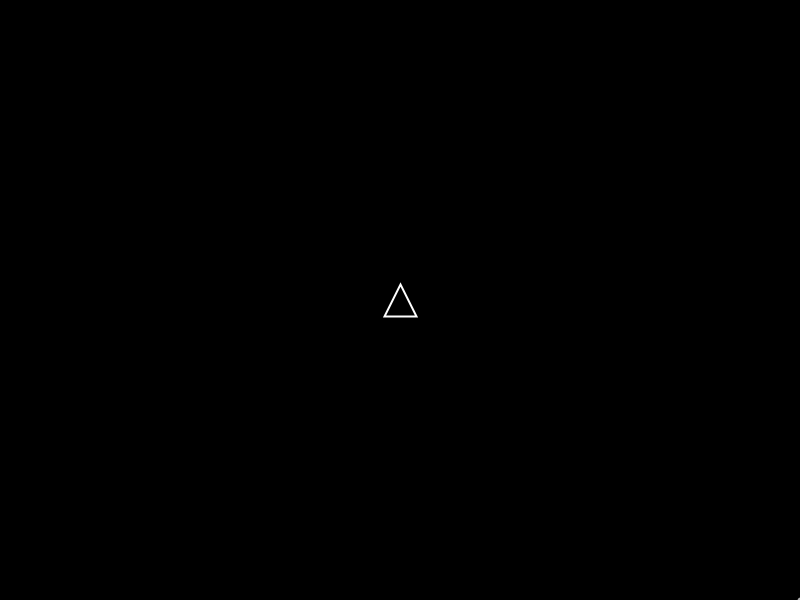
Frame 1 (no input)
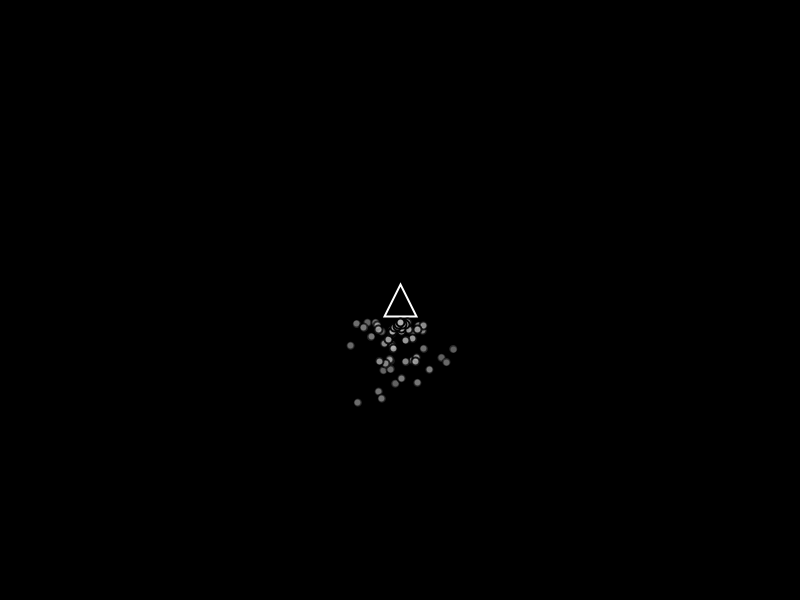
Frame 60 (the mouse pressed at the canvas centre just before this capture)
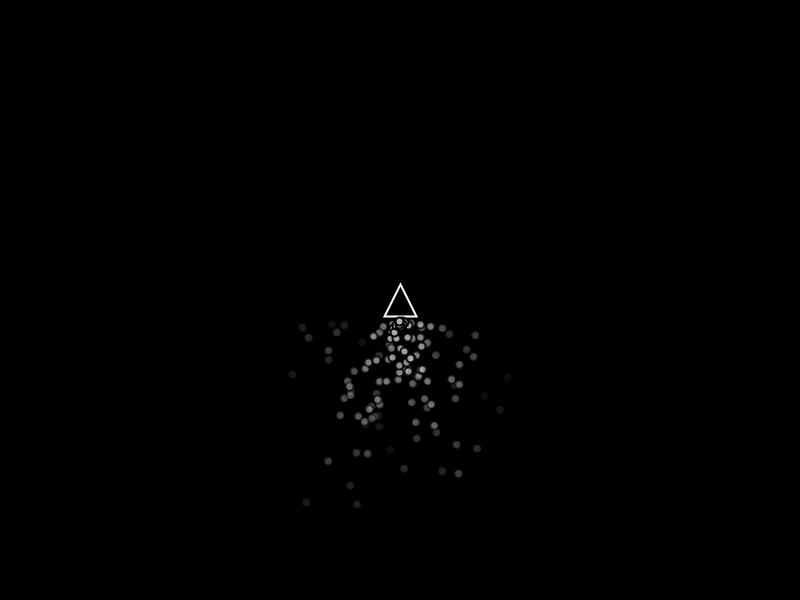
Frame 120 (the mouse held since frame 60 and released just before this capture)

The Processing sketch that drew these frames (run headless with seeded random() and noise(); from frame 60 on, the mouse is pressed at the canvas centre):

// Processing sketch: e06_asteroids
// ── e06_asteroids.pde
Spaceship ship;

void setup() {
  size(800, 600);
  ship = new Spaceship();
}

void draw() {
  background(0);
  ship.go();
}

void keyPressed() {
  if (keyCode == LEFT) {
    ship.turn(-0.03);
  } else if (keyCode == RIGHT) {
    ship.turn(0.03);
  } else if (key == 'z') {
    ship.thrust();
  }
}

// ── Particle.pde
class Particle {
  PVector location;
  PVector velocity;
  PVector acceleration;

  float lifespan;

  Particle(PVector l) {
    location = l.get();
    velocity = new PVector(random(-1, 1), random(0, 2));
    acceleration = new PVector();
    lifespan = 255;
  }

  void run() {
    update();
    display();
  }

  void update() {
    velocity.add(acceleration);
    location.add(velocity);
    acceleration.mult(0);
    lifespan -= 2;
  }

  void display() {
    stroke(0, lifespan);
    fill(175, lifespan);
    ellipse(location.x, location.y, 8, 8);
  }

  void applyForce(PVector f) {
    acceleration.add(f);
  }

  boolean isDead() {
    if (lifespan < 0) {
      return true;
    } else {
      return false;
    }
  }
}

// ── ParticleSystem.pde
import java.util.Iterator;
ArrayList<Particle> particles;

class ParticleSystem {
  ArrayList<Particle> particles;
  PVector origin;

  ParticleSystem(PVector location) {
    origin = location.get();
    particles = new ArrayList<Particle>();
  }

  void addParticle() {
    particles.add(new Particle(origin));
  }

  void setLocation(PVector location) {
    origin = location.get();
  }

  void applyForce(PVector f) {
    PVector force = f.get();
    force.mult(-1);
    force.limit(0.09);

    Iterator<Particle> it = particles.iterator();

    while (it.hasNext()) {
      Particle p = it.next();
      p.applyForce(force);
    }
  }

  void run() {
    // Using an iterator handles adding/removing object while iterating.
    Iterator<Particle> it = particles.iterator();

    while (it.hasNext()) {
      Particle p = it.next();
      p.run();
      if (p.isDead()) {
        it.remove();
      }
    }
  }
}

// ── Spaceship.pde
class Spaceship {
  // All of our regular motion stuff
  PVector location;
  PVector velocity;
  PVector acceleration;
  ParticleSystem thruster;
  float size;

  // Variable for heading
  float heading;

  Spaceship() {
    location = new PVector(width/2, height/2);
    velocity = new PVector(0, 0);
    acceleration = new PVector(0, 0);
    thruster = new ParticleSystem(location);
    size = 16;
    heading = 0;
  }

  void go() {
    update();
    display();
    checkEdges();
  }

  // Move the Spaceship
  void update() {
    velocity.add(acceleration);
    location.add(velocity);
    velocity.limit(10);
    acceleration.mult(0);
    thruster.addParticle();
    thruster.applyForce(velocity);
  }

  // Draw the Spaceship
  void display() {
    // Settings
    noFill();
    stroke(255);
    strokeWeight(2);

    // Position
    pushMatrix();
    translate(location.x, location.y);
    rotate(heading);

    // Triangle
    beginShape();
    vertex(-size, size);
    vertex(0, -size);
    vertex(size, size);
    endShape(CLOSE);

    // Thruster
    thruster.setLocation(new PVector(0, size + 5));
    thruster.run();

    popMatrix();
  }

  // Apply a force to the Spaceship
  void applyForce(PVector force) {
    PVector f = force.get();
    acceleration.add(f);
  }

  void turn(float a) {
    heading += a;
  }

  void thrust() {
    // Offset the angle since we drew the ship vertically
    float angle = heading - PI/2;
    // Polar to cartesian for force vector!
    float x = cos(angle);
    float y = sin(angle);
    PVector force = new PVector(x, y);
    force.mult(0.1);
    applyForce(force);
  }

  // Wrap-around at edges
  void checkEdges() {
    if (location.x > width) {
      location.x = 0;
    } else if (location.x < 0) {
      location.x = width;
    }
    if (location.y > height) {
      location.y = 0;
    } else if (location.y < 0) {
      location.y = height;
    }
  }
}
